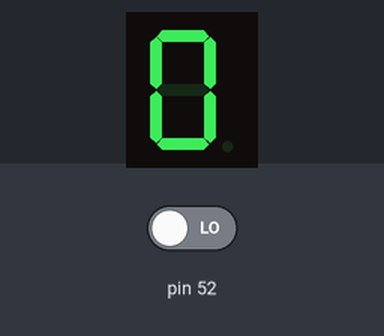
A sketch run on a simulated Arduino Mega 2560, built with avr-gcc and run on an emulated ATmega2560. On the bench: 1-digit seven-segment display. Wiring (inferred from the names in the program): 1-digit 7-segment display, segments lit when LOW: segments A0, A1, A2, A3, A4, A5, A6, A7. The test bench sets the inputs (shaded band); at power-on: pin 52 LOW. The segment pins are drawn as the display they are named for.

Above: at 0.1 s.
At 1.1 s:
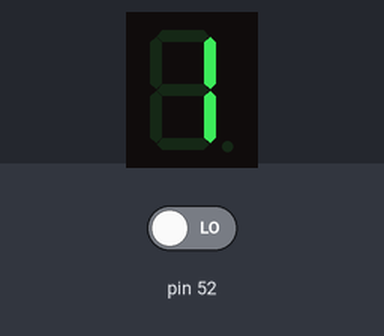
At 2.1 s:
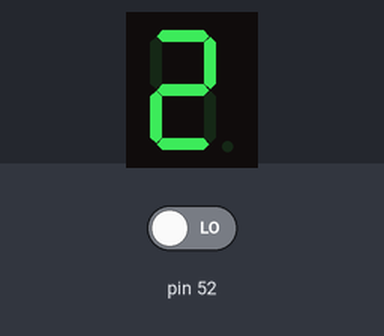
At 4.1 s:
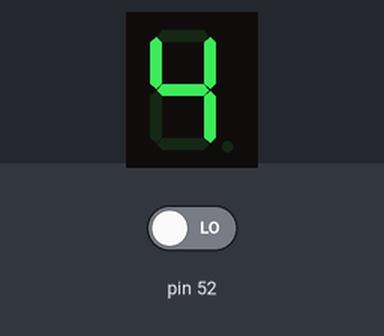
At 6.1 s:
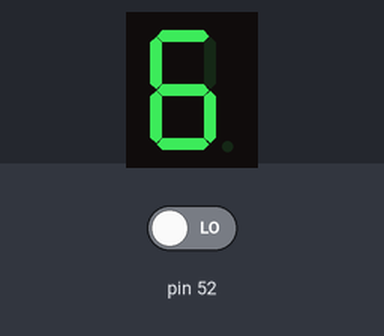
At 9.1 s:
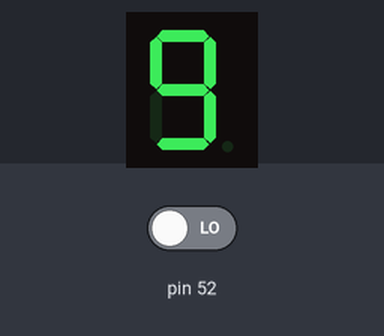

Measured:
- by itself, everything shown: repeats every 10.0 s, in 10 steps
- what the display in image 1 shows lasts 1.0 s, from 1.0 s to 2.0 s

The sketch:

sketch_feb01a.ino
```cpp
 // 01-02-2019

// Alejandro Rodriguez - 158192
// Marco Mendoza - 144360

 int a = A0;
 int b = A1;
 int c = A2;
 int d = A3;
 int e = A4;
 int f = A5;
 int g = A6;
 int h = A7;
 int del =1000;

void setup(){
  pinMode(a, OUTPUT);
  pinMode(b, OUTPUT);
  pinMode(c, OUTPUT);
  pinMode(d, OUTPUT);
  pinMode(e, OUTPUT);
  pinMode(f, OUTPUT);
  pinMode(g, OUTPUT);
  pinMode(h, OUTPUT);

  pinMode(52, INPUT);

  digitalWrite(a, HIGH);
  digitalWrite(b, HIGH);
  digitalWrite(c, HIGH);
  digitalWrite(d, HIGH);
  digitalWrite(e, HIGH);
  digitalWrite(f, HIGH);
  digitalWrite(g, HIGH);
  digitalWrite(h, HIGH);

}

int i = 0;
boolean countUp = true;

void loop(){
  switch(i){
    case 0:
      zero();
      break;
    case 1:
      one();
      break;
    case 2:
      two();
      break;
    case 3:
      three();
      break;
    case 4:
      four();
      break;
    case 5:
      five();
      break;
    case 6:
      six();
      break;
    case 7:
      seven();
      break;
    case 8:
      eight();
      break;
    case 9:
      nine();
      break;
  }

  delay(del);

  Serial.println(digitalRead(52));
  if(digitalRead(52) == HIGH){
    countUp = !countUp;
  }

  if(countUp){
    i++;
    i %= 10;
  }else{
    i--;
    i = i<0 ? 9 : i;
  }
}

void one(){
  digitalWrite(a, HIGH);
  digitalWrite(b, LOW);
  digitalWrite(c, LOW);
  digitalWrite(d, HIGH);
  digitalWrite(e, HIGH);
  digitalWrite(f, HIGH);
  digitalWrite(g, HIGH);
  digitalWrite(h, HIGH);
}
void two(){
  digitalWrite(a, LOW);
  digitalWrite(b, LOW);
  digitalWrite(c, HIGH);
  digitalWrite(d, LOW);
  digitalWrite(e, LOW);
  digitalWrite(f, HIGH);
  digitalWrite(g, LOW);
  digitalWrite(h, HIGH);
}
void three(){
  digitalWrite(a, LOW);
  digitalWrite(b, LOW);
  digitalWrite(c, LOW);
  digitalWrite(d, LOW);
  digitalWrite(e, HIGH);
  digitalWrite(f, HIGH);
  digitalWrite(g, LOW);
  digitalWrite(h, HIGH);
}
void four(){
  digitalWrite(a, HIGH);
  digitalWrite(b, LOW);
  digitalWrite(c, LOW);
  digitalWrite(d, HIGH);
  digitalWrite(e, HIGH);
  digitalWrite(f, LOW);
  digitalWrite(g, LOW);
  digitalWrite(h, HIGH);
}
void five(){
  digitalWrite(a, LOW);
  digitalWrite(b, HIGH);
  digitalWrite(c, LOW);
  digitalWrite(d, LOW);
  digitalWrite(e, HIGH);
  digitalWrite(f, LOW);
  digitalWrite(g, LOW);
  digitalWrite(h, HIGH);
}
void six(){
  digitalWrite(a, LOW);
  digitalWrite(b, HIGH);
  digitalWrite(c, LOW);
  digitalWrite(d, LOW);
  digitalWrite(e, LOW);
  digitalWrite(f, LOW);
  digitalWrite(g, LOW);
  digitalWrite(h, HIGH);
}
void seven(){
  digitalWrite(a, LOW);
  digitalWrite(b, LOW);
  digitalWrite(c, LOW);
  digitalWrite(d, HIGH);
  digitalWrite(e, HIGH);
  digitalWrite(f, HIGH);
  digitalWrite(g, HIGH);
  digitalWrite(h, HIGH);
}
void eight(){
  digitalWrite(a, LOW);
  digitalWrite(b, LOW);
  digitalWrite(c, LOW);
  digitalWrite(d, LOW);
  digitalWrite(e, LOW);
  digitalWrite(f, LOW);
  digitalWrite(g, LOW);
  digitalWrite(h, HIGH);
}
void nine(){
  digitalWrite(a, LOW);
  digitalWrite(b, LOW);
  digitalWrite(c, LOW);
  digitalWrite(d, LOW);
  digitalWrite(e, HIGH);
  digitalWrite(f, LOW);
  digitalWrite(g, LOW);
  digitalWrite(h, HIGH);
}
void zero(){
  digitalWrite(a, LOW);
  digitalWrite(b, LOW);
  digitalWrite(c, LOW);
  digitalWrite(d, LOW);
  digitalWrite(e, LOW);
  digitalWrite(f, LOW);
  digitalWrite(g, HIGH);
  digitalWrite(h, HIGH);
}
```
